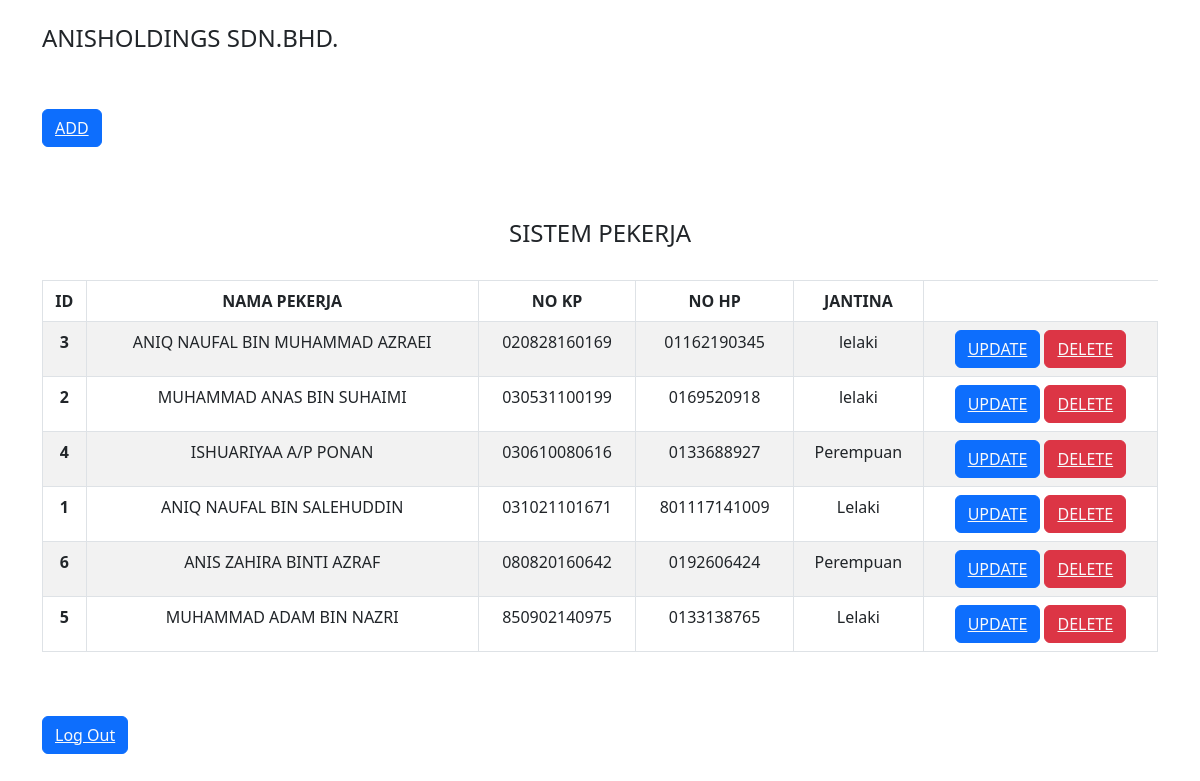
The app's page /halaman.php with its own data.
### tables this page shows
CREATE TABLE `info_pekerja` (
  `id` int(3) NOT NULL,
  `nama_pekerja` varchar(50) NOT NULL,
  `no_kp` varchar(12) NOT NULL,
  `jantina` varchar(50) NOT NULL,
  `no_hp` varchar(50) NOT NULL
);

### halaman.php (the view, shortened to what this page needs)
<?php
include 'config.php';?>
<!DOCTYPE html>
<html lang="en">
<head>
    <link rel="stylesheet" href = "https://cdn.jsdelivr.net/npm/bootstrap@5.2.3/dist/css/bootstrap.min.css">
</head>
<body>
    <br>
<div class="container">
     <h4>ANISHOLDINGS SDN.BHD.</h4>
 <button class="btn btn-primary my-5 "><a href="tambah.php" class="text-light"type="button" data-toggle="modal"data-target="#addNewUserModal">ADD</a></button>
<div>
<div class="row mt-4">
     <h4 class="text-center text-striped">SISTEM PEKERJA</h4>
 </div>
<br>
    <table class="table table-striped table-bordered text-center">
         <thead>
             <tr>
               <th scope="col">ID</th>
               <th scope="col">NAMA PEKERJA</th>
               <th scope="col">NO KP</th>
               <th scope="col">NO HP</th>
               <th scope="col">JANTINA</th>
             </tr>
         </thead>
  <body>
  <?php
  $sql = "SELECT * FROM `info_pekerja`";
  $result=mysqli_query($con,$sql);
  if($result){
    while($row=mysqli_fetch_assoc($result)){
      $id=$row['id'];
      $nama_pekerja=$row['nama_pekerja'];
      $no_kp=$row['no_kp'];
      $no_hp=$row['no_hp'];
      $jantina=$row['jantina'];
      echo '<tr>
      <th scope="row">'.$id.'</th>
      <td>'.$nama_pekerja.'</td>
      <td>'.$no_kp.'</td>
      <td>'.$no_hp.'</td>
      <td>'.$jantina.'</td>
     <td>
        <button class="btn btn-primary"><a href="update.php?updateid='.$id.'" class="text-light">UPDATE</a></button>
        <button class="btn btn-danger"><a href="delete.php?deleteid='.$id.'" class="text-light">DELETE</a></button>
     </td>
    </tr>';
    }
 }
  ?>
  </body>
   </table>
</div>
<button class="btn btn-primary my-5"><a href="logout.php" class="text-light"type="button" data-toggle="modal"data-target="#addNewUserModal">Log Out</a></button>
</body>
</html>

### records on screen
info_pekerja: id "3", nama_pekerja "ANIQ NAUFAL BIN MUHAMMAD AZRAEI", no_kp "020828160169", no_hp "01162190345", jantina "lelaki"
info_pekerja: id "2", nama_pekerja "MUHAMMAD ANAS BIN SUHAIMI", no_kp "030531100199", no_hp "0169520918", jantina "lelaki"
info_pekerja: id "4", nama_pekerja "ISHUARIYAA A/P PONAN", no_kp "030610080616", no_hp "0133688927", jantina "Perempuan"
info_pekerja: id "1", nama_pekerja "ANIQ NAUFAL BIN SALEHUDDIN", no_kp "031021101671", no_hp "801117141009", jantina "Lelaki"
info_pekerja: id "6", nama_pekerja "ANIS ZAHIRA BINTI AZRAF", no_kp "080820160642", no_hp "0192606424", jantina "Perempuan"
info_pekerja: id "5", nama_pekerja "MUHAMMAD ADAM BIN NAZRI", no_kp "850902140975", no_hp "0133138765", jantina "Lelaki"
